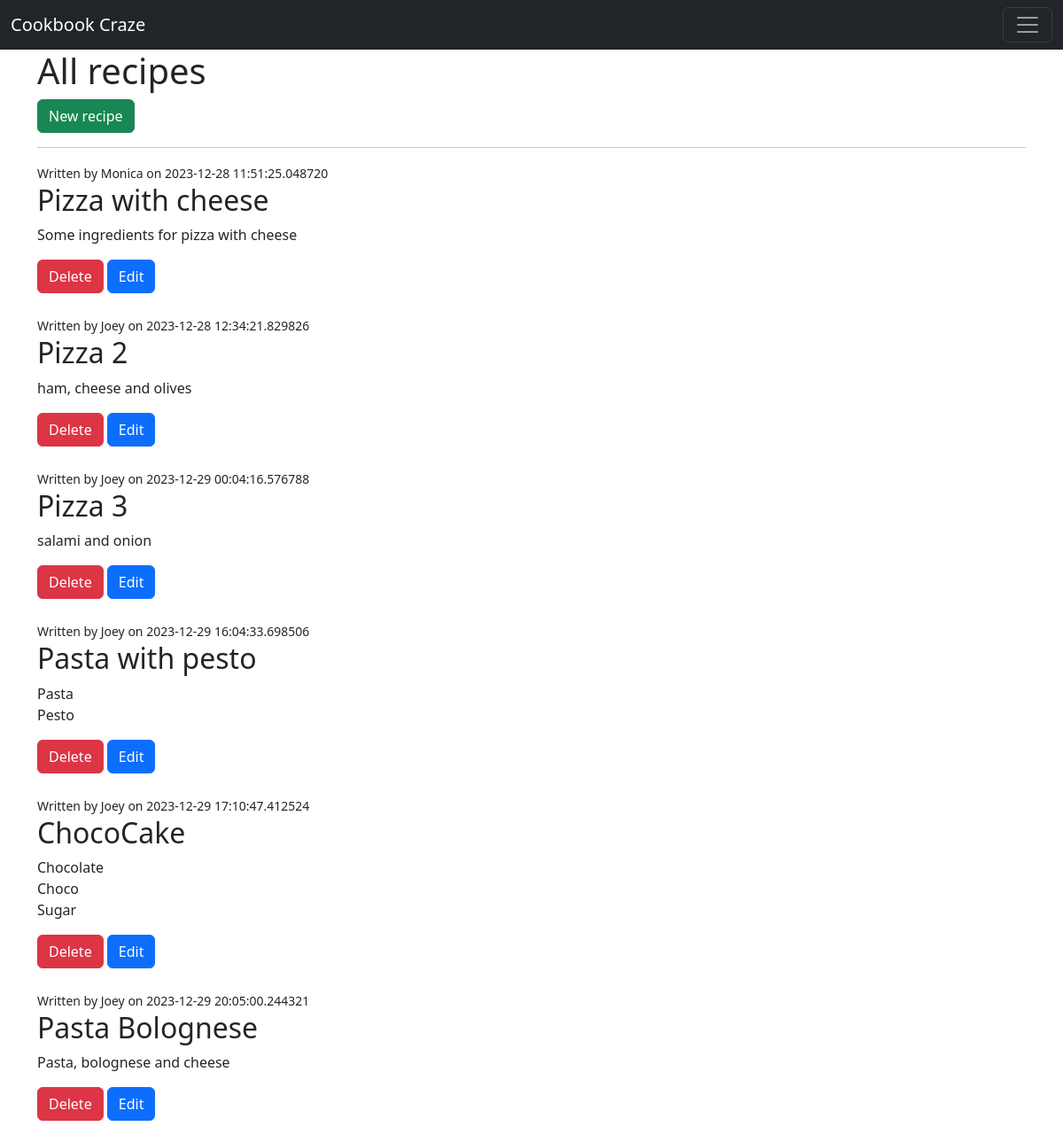
The app's page /recipes/ with its own data.
### flaskProject/app.py (models this page shows, shortened)
class Recipe(db.Model):
    __tablename__ = 'recipes'
    id = db.Column(db.Integer, primary_key=True)
    title = db.Column(db.String(100), nullable=False, unique=True)
    description = db.Column(db.Text, nullable=False)
    author = db.Column(db.String(50))
    date_posted = db.Column(db.DateTime, nullable=False, default=datetime.now)

### flaskProject/app.py (the view)
@app.route("/recipes/")
def recipes():
    all_recipes = Recipe.query.all()
    return render_template("recipes.html", recipes=all_recipes)

### flaskProject/templates/recipes.html (shortened to what this page needs)
{% extends 'base.html' %}
{% block body %}
	<h1>All recipes</h1>
  <a href="/recipes/new/" class="btn btn-success float-right">New recipe</a>
  <hr>
	{% for recipe in recipes %}
    {% if recipe.author %}
			<small>Written by {{recipe.author}} on {{ recipe.date_posted }}</small>
		{% else %}
			<small>Written by unknown on {{ recipe.date_posted }}</small>
		{% endif %}
		<h2>{{ recipe.title }}</h2>
		<p style="white-space: pre-wrap">{{ recipe.description }}</p>
    <a href='/recipes/delete/{{ recipe.id }}' class="btn btn-danger">Delete</a>
    <a href='/recipes/edit/{{ recipe.id }}' class="btn btn-primary">Edit</a><br><br>
{% endfor %}
{% endblock %}

### flaskProject/templates/base.html (shortened to what this page needs)
<!doctype html>
<html lang="en">
<head>
  <link href="https://cdn.jsdelivr.net/npm/bootstrap@5.3.2/dist/css/bootstrap.min.css" rel="stylesheet">
  <link rel="stylesheet" href="{{ url_for('static', filename='css/app.css') }}">
</head>
<body>
 <nav class="navbar navbar-dark bg-dark" aria-label="First navbar example">
    <div class="container-fluid">
      <a class="navbar-brand" href="#">Cookbook Craze</a>
      <button class="navbar-toggler" type="button" data-bs-toggle="collapse" data-bs-target="#navbarsExample01" aria-controls="navbarsExample01" aria-expanded="false" aria-label="Toggle navigation">
        <span class="navbar-toggler-icon"></span>
      </button>
    </div>
  </nav>
  <div class="container">
  {% block body %} {% endblock %}
  </div>
</body>
</html>

### flaskProject/static/css/app.css (style rules this page uses)
body { background-image: url('../pizza.jpg'); background-repeat: no-repeat; background-size: cover; }

### records on screen
Recipe: author "Monica", date_posted "2023-12-28 11:51:25.048720", title "Pizza with cheese", description "Some ingredients for pizza with cheese"
Recipe: author "Joey", date_posted "2023-12-28 12:34:21.829826", title "Pizza 2", description "ham, cheese and olives"
Recipe: author "Joey", date_posted "2023-12-29 00:04:16.576788", title "Pizza 3", description "salami and onion"
Recipe: author "Joey", date_posted "2023-12-29 16:04:33.698506", title "Pasta with pesto", description "Pasta Pesto"
Recipe: author "Joey", date_posted "2023-12-29 17:10:47.412524", title "ChocoCake", description "Chocolate Choco Sugar"
Recipe: author "Joey", date_posted "2023-12-29 20:05:00.244321", title "Pasta Bolognese", description "Pasta, bolognese and cheese"
